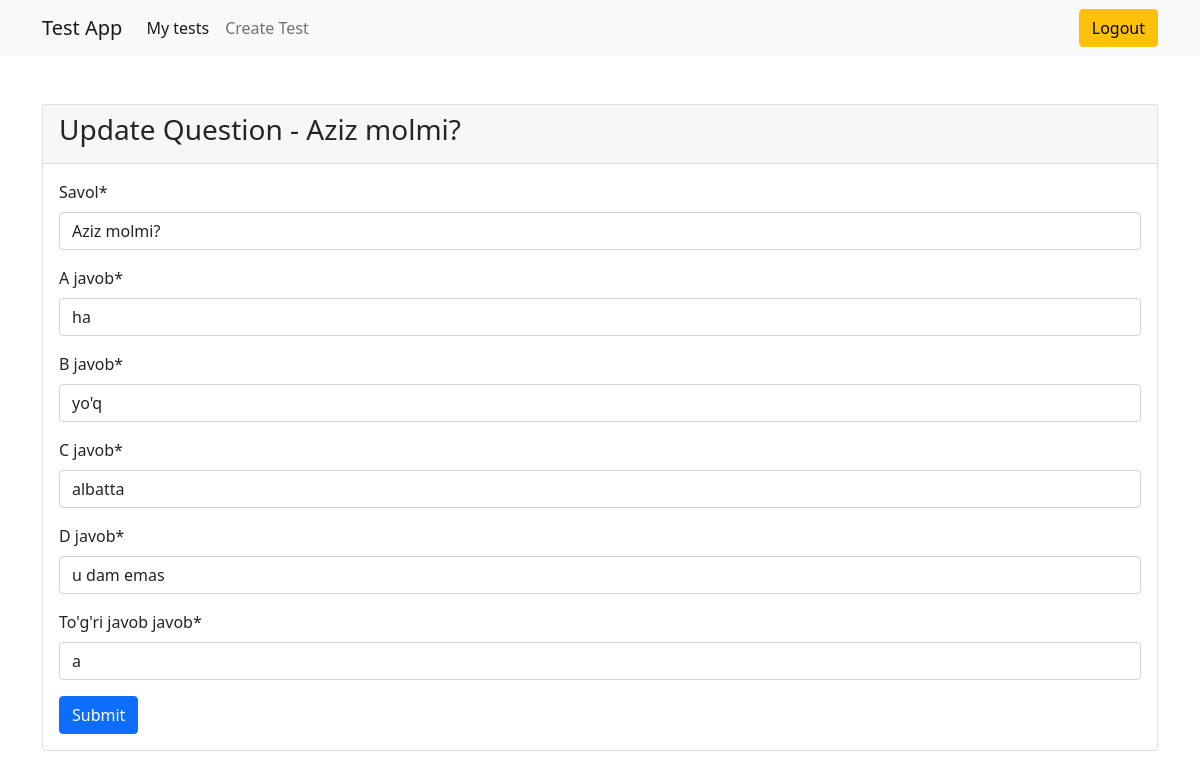
Before: /update_question/1/ (signed in) with the older database file.
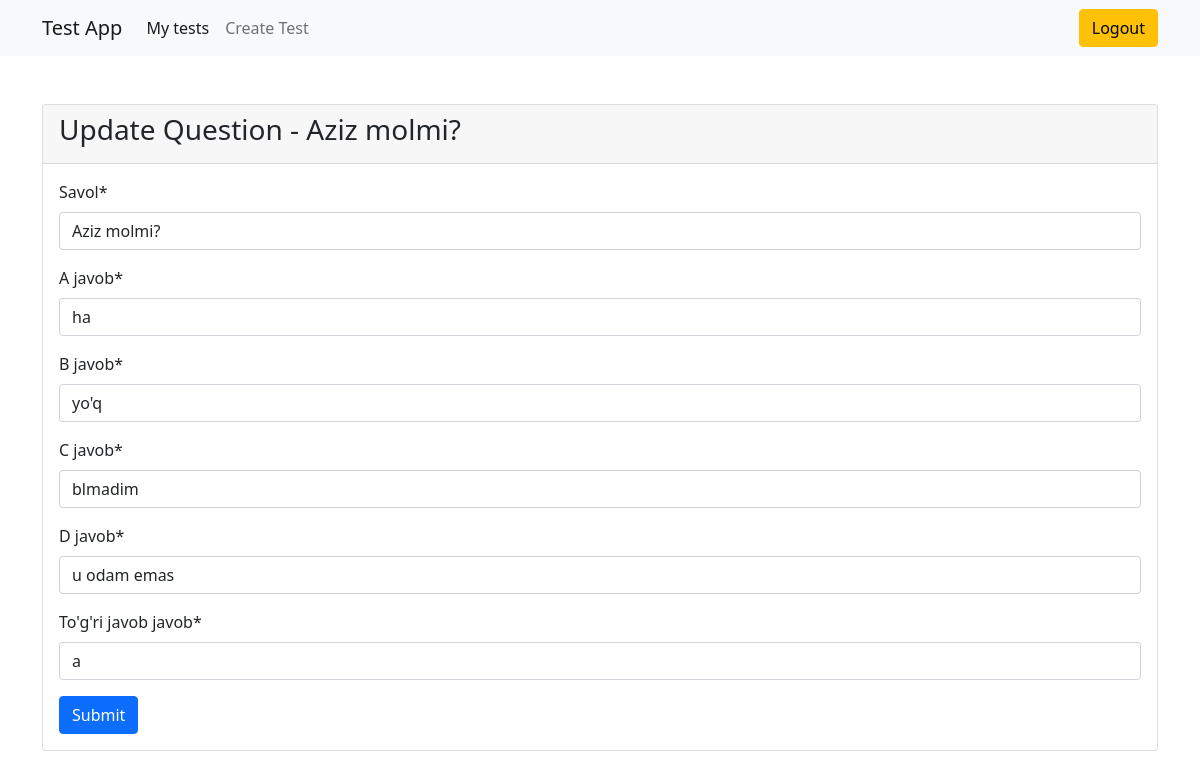
After: the same page with the newer database file.
### main/models.py (models this page shows, shortened)
class Question(models.Model):
    test = models.ForeignKey(Test, on_delete=models.CASCADE, verbose_name="test", related_name='questions')
    question = models.CharField(max_length=400, verbose_name="savol")
    answer_a = models.CharField(max_length=250, verbose_name="a javob")
    answer_b = models.CharField(max_length=250, verbose_name="b javob")
    answer_c = models.CharField(max_length=250, verbose_name="c javob")
    answer_d = models.CharField(max_length=250, verbose_name="d javob")
    true_answer = models.CharField(max_length=250, verbose_name="to'g'ri javob javob")
    class Meta:
        verbose_name = "Savol"
        verbose_name_plural = "Savollar"

### main/views.py (the view, shortened to what this page needs)
# urls.py: path("update_question/<int:question_id>/", update_question, name="update_question"),
@login_required(login_url="login")
def update_question(request, question_id):
    question = Question.objects.get(id=question_id)
    user = request.user
    author = question.test.author
    if user == author:
        form = QuestionForm(instance=question)
        return render(request, "update_question.html", {"form":form, "question":question})
    else:
        messages.error(request, "Bu savol sizga tegishli emas!")
        return redirect('index')

### main/forms.py
class QuestionForm(ModelForm):
    class Meta:
        model = Question
        fields = ["question", "answer_a", "answer_b", "answer_c", "answer_d", "true_answer"]

### templates/update_question.html (shortened to what this page needs)
{% extends "base.html" %}
{% load crispy_forms_tags %}
{% block content %}
    <div class="card mt-5">
        <div class="card-header">
            <h3>Update Question - {{question.question}}</h3>
        </div>
        <div class="card-body">
            <form method="post">
                {{form|crispy}}
                <button class="btn btn-primary" type="submit">Submit</button>
            </form>
        </div>
    </div>
{% endblock content %}

Changed rows visible on the page:
changed Question "Aziz molmi?": answer_c "albatta" → "blmadim"; answer_d "u dam emas" → "u odam emas"
